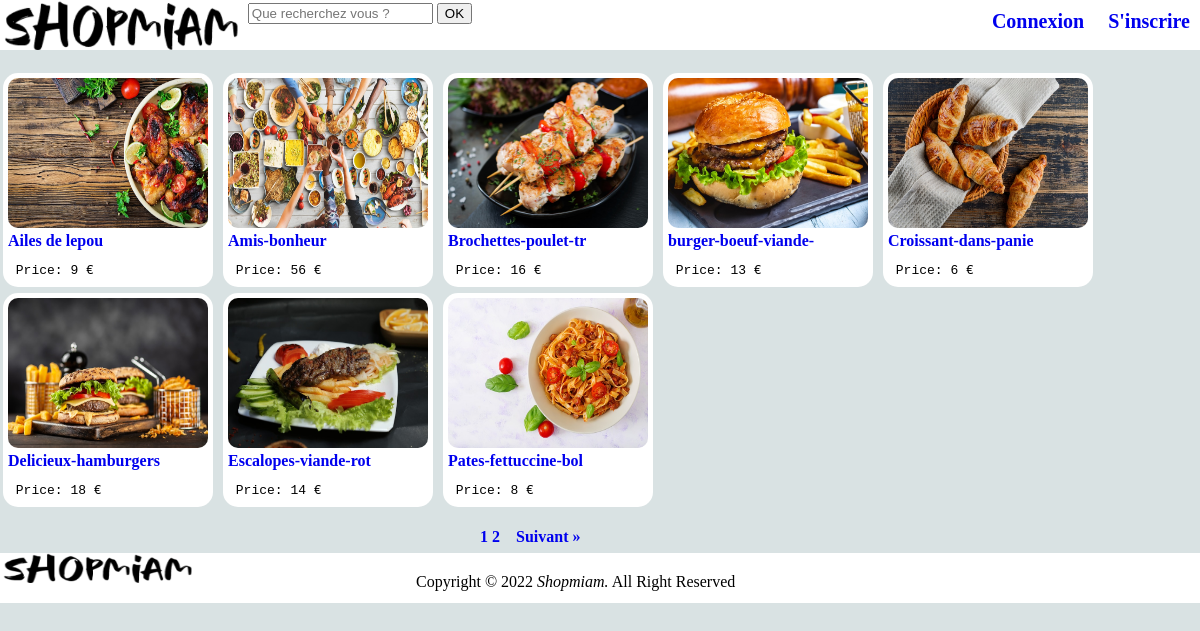
The page / on the database its author committed.
### data/models.py (models this page shows)
class Annonces(models.Model):
    slug=models.CharField(max_length=20, unique=True, default='')
    titre=models.CharField(max_length=20)
    description=models.TextField()
    piece_jointe=models.ImageField()
    prix=models.PositiveIntegerField(default=0)
    date_pub=models.DateTimeField(auto_now_add=True)
    auteur=models.ForeignKey(get_user_model(), on_delete= models.PROTECT, default=2)

### ShopMiam/views.py (the view)
# urls.py: path('',index_page,name='index_name'),
def index_page(request):
    try:
        search=request.GET.get('search')
        all_annonces=Annonces.objects.filter(titre__icontains=search)
    except:
        all_annonces=Annonces.objects.all()
    nombre_article=all_annonces.count()
    paginator=Paginator(all_annonces,8)
    page_number=request.GET.get('page',1)
    page_object=paginator.get_page(page_number)
    return render(request,'index.html',context={"page_object":page_object, 'nombre_ref_panier':npanier(request)[2],'sous_total':sous_total(request),'nombre_article':nombre_article})

### data/views.py (called while the page is built)
def sous_total(request):
    sous_total=0
    for elt in npanier(request)[1]:
        sous_total_ref=float(Panier.objects.get(reference_id=elt, client_id=request.user.id).quantite) * float(Annonces.objects.get(id=elt).prix)
        sous_total+=sous_total_ref
    return sous_total

def npanier(request):  #liste des références dans le panier du client connecté à partir du model 'Annonce'
    liste_ref_annonce=[] # liste des référence mises dans le panier par le client
    liste_reference_id=[]  # pour verifier si la ref est listé et eviter un doublon
    nombre_total_reference=0
    for elt in Panier.objects.all():
        annonce=Annonces.objects.get(id=elt.reference_id)
        if elt.client_id == request.user.id  and elt.statut == False and elt.reference_id not in liste_reference_id :
            liste_reference_id.append(elt.reference_id)
            liste_ref_annonce.append(annonce)
    for elt in liste_reference_id:
        n=Panier.objects.get(reference_id=elt, client_id=request.user.id).quantite
        nombre_total_reference+=int(n)
    return [liste_ref_annonce,liste_reference_id, nombre_total_reference]

### templates/index.html (shortened to what this page needs)
{% extends 'base.html' %}
{% block content %}
<header>
    <a href="{% url 'index_name' %}"><img class='logo' src="static\shopmiam.png" alt="logo"></a>
    <form class="search" action="" method="GET" style="display:inline-block;">
        <input class="searchfield" id="searchbox" name="search" type="text" placeholder="Que recherchez vous ?">
        <button type="submit">OK</button>
    </form>
    <nav>
        <ul style="list-style:none;">
        {% if user.is_authenticated %}
            {% if user.statut == 'Vendeur' %}
            <li style="display:inline-block;"><a href="{% url 'mes_annonces_name' %}">Mes annonces</a></li>
            {% endif %}
            {% if user.statut == 'Acheteur' %}
            <li style="display:inline-block;"><a href="{% url 'mon_panier_name'  %}">Mon panier</a></li>
            {% endif %}
            <li style="display:inline-block;"><a href="{% url 'logout' %}">Deconnexion</a></li>
        {% else %}
            <li style="display:inline-block;"><a href="{% url 'login' %}">Connexion</a></li>
            <li style="display:inline-block;"><a href="{% url 'inscription_name' %}">S'inscrire</a></li>
        {% endif %}
        </ul>
    </nav>
</header>
<main>
    {% for annonce in page_object %}
    <div class="annonce">
        <a class="annonce_titre" href="{% url 'details_name'  slug_request=annonce.slug  %}">
        <img  src="{{ annonce.piece_jointe.url }}" alt="image_de_l'annonce" >
        <div class="annonce_titre">
            {{annonce.titre}}</a><br>
        <pre> <span class="annonce_prix">Price: {{annonce.prix}}<span> €</span></span></pre>
        </div>
    {% endfor %}
    <div class="paginator">
        <br>
        <div class="center_paginator">
        {% for page_number in page_object.paginator.page_range %}
            <a class="paginator" href="?page={{page_number}}"><span>{{page_number}}</span></a>
        {% endfor %}
        </div>
        <div class="suivant">
        {% if page_object.has_next %}
          <a class="paginator" href="?page={{page_object.next_page_number}}">Suivant &raquo</a>
        {% endif %}
        </div>
    </div>
</main>
<footer class="index">
    <img class="footer_logo" src="static/shopmiam.png" alt="logo">
    <span class="footer">Copyright &copy 2022 <i>Shopmiam.</i> All Right Reserved</span>
</footer>
{% endblock  %}

### templates/base.html (shortened to what this page needs)
{% load static %}
<!DOCTYPE html>
<html lang="en">
<head>
    <link rel="stylesheet" href="{% static 'data/style.css' %}">
</head>
<body>
    {% block content %}
    {% endblock  %}
</body>
</html>

### data/static/data/style.css (style rules this page uses)
body { background-color: #D9E2E3 ; margin: 0 ; padding: 0; min-height: 603px; }
header { background-color: white; height: 50px; margin-bottom: 20px; padding: 0%; position: sticky; top: 0%; }
nav { height: 50px; width: 500px; float: right; }
header a { text-decoration: none; font-size: 20px; font-weight: bold; }
header ul { margin-top: 10px; padding: 0; float: right; }
header li { margin-left: 10px; margin-right: 10px; }
div[class='annonce'] { background-color: white; display: inline-block; width: 200px; border-radius: 15px; margin: 3px; padding: 5px; text-align: justify; max-height: 240px; }
img { max-width : 200px; min-width : 200px; height : 150px; border-radius: 10px; }
.logo { float: left; max-width: 300px; max-height:50px ; }
main { min-height: 470px; }
footer { bottom: 0px; background-color: white; height: 50px; padding: 0; width: 100%; margin-bottom: 0%; margin-top:10px; }
.footer_logo { max-width: 170px; max-height: 30px; float: left; }
span[class="footer"] { position: relative; left: 18%; top:20px; }
div[class="annonce_titre"] { margin: 0%; height: 72px; max-height: 72px; width: 200px; max-height: 50px; overflow: hidden; }
a[class="annonce_titre"] { text-decoration: none; font-weight: bold; }
div[class="paginator"] { position: relative; padding-bottom: 15px; }
div[class="center_paginator"] { position: absolute; left: 40%; display: inline-block; }
div[class="suivant"] { position: absolute; left: 43%; display: inline-block; font-weight: bolder; }
a[class="paginator"] { text-decoration: none; text-align: center; font-weight: bolder; }

### rows shown on the page
Annonces: piece_jointe (picture), titre "Ailes de lepou", prix "9"
Annonces: piece_jointe (picture), titre "Amis-bonheur", prix "56"
Annonces: piece_jointe (picture), titre "Brochettes-poulet-tr", prix "16"
Annonces: piece_jointe (picture), titre "burger-boeuf-viande-", prix "13"
Annonces: piece_jointe (picture), titre "Croissant-dans-panie", prix "6"
Annonces: piece_jointe (picture), titre "Delicieux-hamburgers", prix "18"
Annonces: piece_jointe (picture), titre "Escalopes-viande-rot", prix "14"
Annonces: piece_jointe (picture), titre "Pates-fettuccine-bol", prix "8"

### other values the page prints
{{ page_number }} "1" "2"
